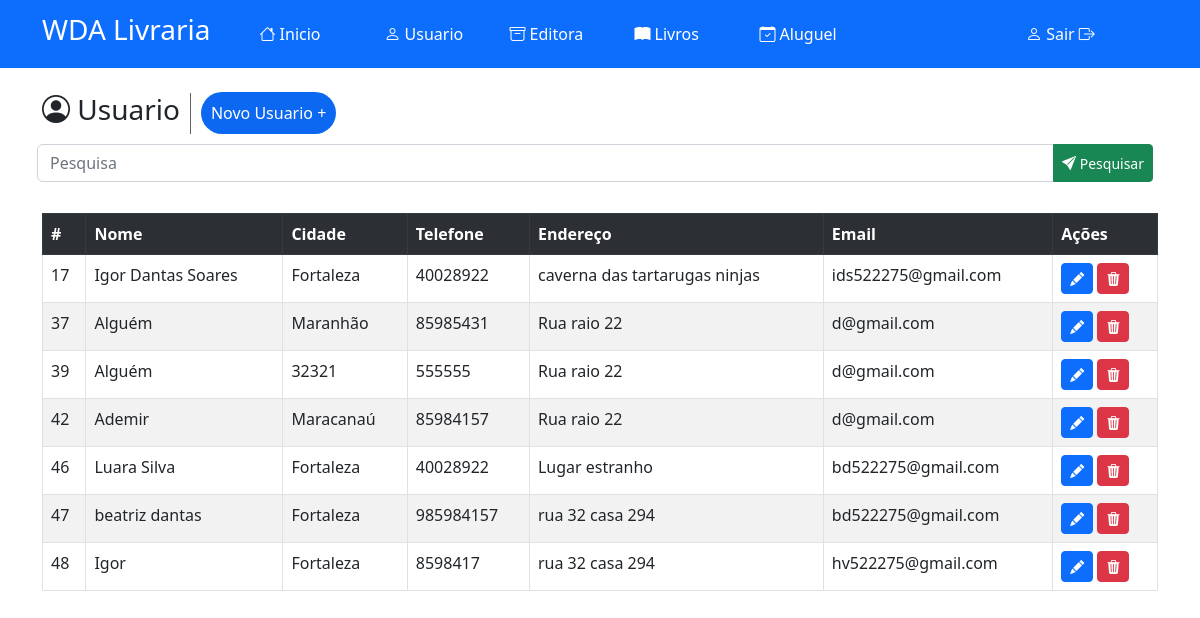
/index.php?menuop=usuario (signed in), run on an earlier commit of the app's database.
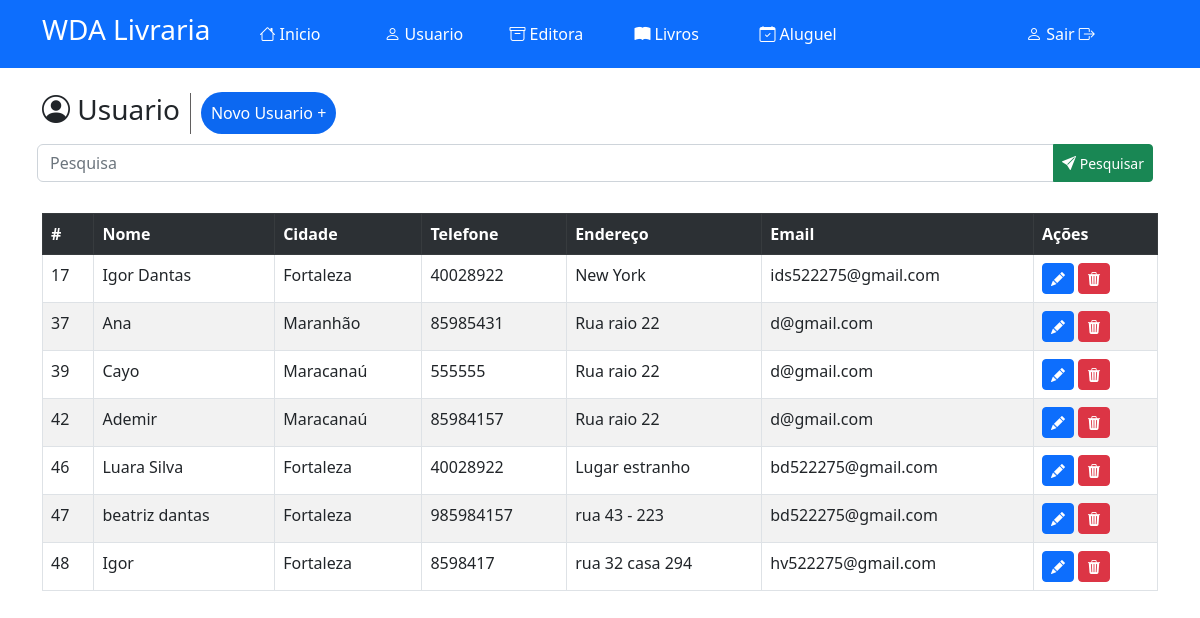
And on a later commit of the database.
### tables this page shows
CREATE TABLE `tbusuario` (
  `idUsuario` int(11) NOT NULL,
  `nomeUsuario` varchar(200) NOT NULL,
  `cidadeUsuario` varchar(150) NOT NULL,
  `numeroUsuario` int(10) NOT NULL,
  `endereçoUsuario` varchar(200) NOT NULL,
  `emailUsuario` varchar(200) NOT NULL
);

### paginas/usuario/usuario.php (the view, shortened to what this page needs)
<!DOCTYPE html>
<html lang="en">
<head>
    <link rel="stylesheet" href="css1/usuario.css">
    <link rel="stylesheet" href="https://cdn.jsdelivr.net/npm/bootstrap-icons@1.10.5/font/bootstrap-icons.css">
</head>
<body>
<header>
    <div class="alinhar">
        <div class="titu">
            <h3><i class="bi bi-person-circle"></i> Usuario</h3>
        </div>
        <div class="link">
            <a href="index.php?menuop=cad-usuario" class="botao">Novo Usuario +</a>
        </div>
    </div>
    <div class="pesquisa">
            <form action="index.php?menuop=usuario" method="POST">
                <div class="input-group mb-3">
                    <input class="form-control" type="text" placeholder="Pesquisa" name="txt_pesquisa" id="">
                    <button class="btn btn-success btn-sm" type="submit" value="pesquisar" id=""><i class="bi bi-send-fill"></i> Pesquisar</button>
                </div>
            </form>
        </div>
</header>
<div class="table-responsive">
        <?php
            $txt_pesquisa = (isset($_POST["txt_pesquisa"]))?$_POST["txt_pesquisa"]:"";
            $sql = "SELECT * FROM tbusuario where idUsuario = '{$txt_pesquisa}' or nomeUsuario LIKE '%{$txt_pesquisa}%' or cidadeUsuario LIKE '%{$txt_pesquisa}%' or numeroUsuario LIKE '%{$txt_pesquisa}%' or endereçoUsuario LIKE '%{$txt_pesquisa}%' or emailUsuario LIKE '%{$txt_pesquisa}%'";
            $rs = $conexao -> query($sql);
            $qtd = $rs ->num_rows;
            if($qtd > 0){
                print "<table class='table table-hover table-striped table-bordered'>";
                print "<tr class='table-dark'>";
                    print "<th>#</th>";
                    print "<th>Nome</th>";
                    print "<th>Cidade</th>";
                    print "<th>Telefone</th>";
                    print "<th>Endereço</th>";
                    print "<th>Email</th>";
                    print "<th>Ações</th>";
                    print "</tr>";
                while($row = $rs ->fetch_object()){
                    print "<tr>";
                    print "<td>".$row -> idUsuario."</td>";
                    print "<td>" .$row -> nomeUsuario."</td>";
                    print "<td>" .$row -> cidadeUsuario."</td>";
                    print "<td>" .$row -> numeroUsuario."</td>";
                    print "<td>" .$row -> endereçoUsuario."</td>";
                    print "<td>" .$row -> emailUsuario."</td>";
                    print "<td>
                            <a onclick=\"location.href='?menuop=editar-usuario&idUsuario=".$row-> idUsuario."';\" class='btn btn-primary btn-sm'> <i class='bi bi-pencil-fill'></i>
                            </a>
                            <a onclick=\"if(confirm('Tem certeza de que deseja excluir esse registro?')){location.href='?menuop=excluir-usuario&idUsuario=".$row -> idUsuario."';} else{false;}\" class='btn btn-danger btn-sm'><i class='bi bi-trash3-fill'></i></a>
                    </td>";
                    print "</tr>";
                }
                print "</table>";
              }else{
                print "<p>Não encontrou resultado.</p>";
            }
        ?>
</div>
</body>
</html>

### index.php (shortened to what this page needs)
<?php
    include("db/conexao.php");
?>
<!DOCTYPE html>
<html lang="pt-br">
    <head>
        <link href="css/bootstrap.min.css" rel="stylesheet">
        <link rel="stylesheet" href="style.css">
        <link rel="stylesheet" href="https://cdn.jsdelivr.net/npm/bootstrap-icons@1.10.5/font/bootstrap-icons.css">
    </head>
    <body>
        <header class="bg-primary">
            <div class="container">
                <nav class="navbar navbar-expand-lg navbar-dark ">
                    <a href="#" class="navbar-brand">
                        <h3>WDA Livraria</h3>
                    </a>
                    <div class="collapse navbar-collapse" id="navbarNav">
                        <ul class="navbar-nav mr-auto">
                            <li class="nav-item active"><a class="nav-link" href="?menuop=home"><i class="bi bi-house"></i> Inicio</a></li>
                            <li class="nav-item"><a class="nav-link" href="?menuop=usuario"><i class="bi bi-person"></i> Usuario</a></li>
                            <li class="nav-item"><a class="nav-link" href="?menuop=editora"><i class="bi bi-archive"></i> Editora</a></li>
                            <li class="nav-item"><a class="nav-link" href="?menuop=livro"><i class="bi bi-book-fill"></i> Livros</a> </li>
                            <li class="nav-item"><a class="nav-link" href="?menuop=aluguel"> <i class="bi bi-calendar-check"></i> Aluguel</a> </li>
                        </ul>
                        <div class="navbar-nav w-100 justify-content-end" id="Sair">
                            <li class="nav-item">
                                <a href="logaut.php" class="nav-link" id="Sair-width">
                                    <i class="bi bi-person"></i>
                                    Sair <i class="bi bi-box-arrow-right"></i>
                                </a>
                        </div>
                    </div>
                </nav>
            </div>
        </header>
        <main>
            <div class="container">
            <?php
                switch(@$_REQUEST["menuop"]){
                    case 'usuario':
                        include("paginas/usuario/usuario.php");
                        break;
                }
            ?>
            </div>
        </main>
    </body>
</html>

### style.css (style rules this page uses)
* { margin: 0px; padding: 0px; }
body { background-color: rgb(228, 228, 228); }
nav a h3 { color: rgb(255, 255, 255); text-decoration: none; }
.nav-link { color: rgb(255, 255, 255); }

### css1/usuario.css (style rules this page uses)
.alinhar { margin-top: 25px; display: flex; align-items: center; }
.titu { border-right: 1px solid rgb(97, 95, 95); padding-right: 10px; }
.link a { margin-left: 10px; }
.link .botao { text-decoration: none; padding: 10px; color: white; border-radius: 50px; background-color: rgb(12, 104, 241); }
table { margin-top:25px; }

### index.php (style rules this page uses)
ul li { margin-left: 25px; width: 100px; }
body { background-color: #fff; }
nav a h3 { color: rgb(255, 255, 255); text-decoration: none; }
.nav-link { color: rgb(255, 255, 255); }
#Sair { margin-left: 20px; }
#Sair-width { width: 140px; }

### paginas/usuario/usuario.php (style rules this page uses)
.pesquisa { position: relative; top: 10px; left: -5px; }
.table-responsive { overflow-x: auto; }
.table { width: 100%; max-width: 100%; }

What changed in the data, as far as the page shows it:
changed tbusuario "ids522275@gmail.com": nomeUsuario "Igor Dantas Soares" → "Igor Dantas"; endereçoUsuario "caverna das tartarugas ninjas" → "New York"
changed tbusuario "Maranhão": nomeUsuario "Alguém" → "Ana"
changed tbusuario id 39: nomeUsuario "Alguém" → "Cayo"; cidadeUsuario "32321" → "Maracanaú"
changed tbusuario "beatriz dantas": endereçoUsuario "rua 32 casa 294" → "rua 43 - 223"
